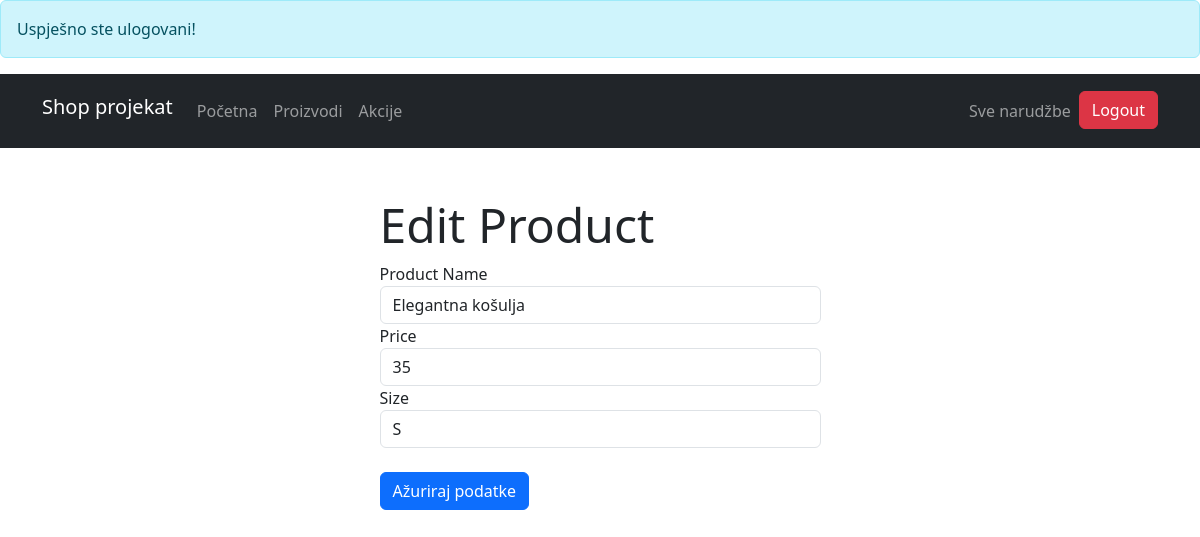
Screenshot of /admin/edit_product.php?id=8 (signed in) with the database file from the repository.
### tables this page shows
CREATE TABLE `products` (
  `product_id` int(11) NOT NULL,
  `name` varchar(255) NOT NULL,
  `price` varchar(255) NOT NULL,
  `size` varchar(255) NOT NULL,
  `image` varchar(255) NOT NULL,
  `created_at` datetime NOT NULL DEFAULT current_timestamp()
);

### app/classes/Product.php (called while the page is built, shortened)
<?php
class Product{
    protected $conn;
    public function __construct(){
        global $conn;
        $this->conn = $conn;
    }
    public function get_one_product($product_id){
        $stmt = $this->conn->prepare("Select * from products Where product_id=?");
        $stmt->bind_param("i", $product_id);
        $stmt->execute();
        $res = $stmt->get_result();
        return $res->fetch_assoc();
    }
}

### admin/edit_product.php (the view, shortened to what this page needs)
<?php
require_once 'inc/header.php';
require_once '../app/classes/Product.php';
$product = new Product();
$product_id = $_GET['id'] ?? '';
$product_data = $product->get_one_product($product_id);
?>
<div class="container mt-5 col-md-6 col-xl-5">
    <h2 class="display-5">Edit Product</h2>
    <form action="" method="post">
        <div class="form-group">
            <label for="name">Product Name</label>
            <input type="text" class="form-control" id="name" name="name" value="<?php echo $product_data['name']; ?>" required>
        </div>
        <div class="form-group">
            <label for="price">Price</label>
            <input type="number" step="0.01" class="form-control" id="price" name="price" value="<?php echo $product_data['price']; ?>" required>
        </div>
        <div class="form-group">
            <label for="size">Size</label>
            <input type="text" class="form-control" id="size" name="size" value="<?php echo $product_data['size']; ?>" required>
        </div>
        <br>
        <button type="submit" name="update" class="btn btn-primary">Ažuriraj podatke</button>
    </form>
</div>
<?php require_once 'inc/footer.php'; ?>

### rows the page displays
products: name "Elegantna košulja", price "35", size "S"

### other values shown
$_SESSION['servermsg'] "Uspješno ste ulogovani!"
